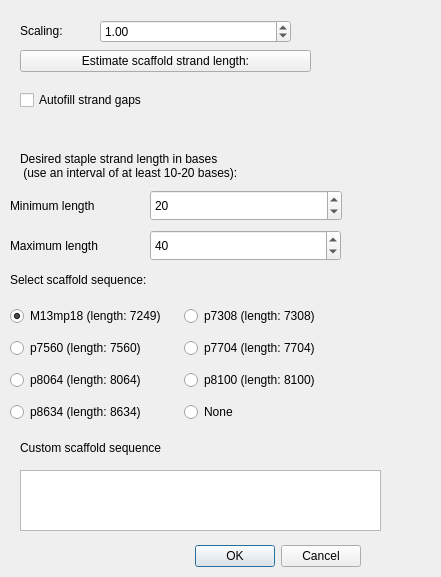
<?xml version="1.0" encoding="UTF-8"?>
<ui version="4.0">
 <class>AtrailDialog</class>
 <widget class="QDialog" name="AtrailDialog">
  <property name="geometry">
   <rect>
    <x>0</x>
    <y>0</y>
    <width>441</width>
    <height>577</height>
   </rect>
  </property>
  <property name="windowTitle">
   <string>Dialog</string>
  </property>
  <widget class="QDialogButtonBox" name="buttonBox">
   <property name="geometry">
    <rect>
     <x>20</x>
     <y>540</y>
     <width>341</width>
     <height>32</height>
    </rect>
   </property>
   <property name="orientation">
    <enum>Qt::Horizontal</enum>
   </property>
   <property name="standardButtons">
    <set>QDialogButtonBox::Cancel|QDialogButtonBox::Ok</set>
   </property>
  </widget>
  <widget class="QLabel" name="label_2">
   <property name="geometry">
    <rect>
     <x>10</x>
     <y>190</y>
     <width>131</width>
     <height>31</height>
    </rect>
   </property>
   <property name="text">
    <string>Minimum length</string>
   </property>
  </widget>
  <widget class="QLabel" name="label_3">
   <property name="geometry">
    <rect>
     <x>10</x>
     <y>230</y>
     <width>131</width>
     <height>31</height>
    </rect>
   </property>
   <property name="text">
    <string>Maximum length</string>
   </property>
  </widget>
  <widget class="QLabel" name="label_4">
   <property name="geometry">
    <rect>
     <x>20</x>
     <y>140</y>
     <width>311</width>
     <height>51</height>
    </rect>
   </property>
   <property name="layoutDirection">
    <enum>Qt::LeftToRight</enum>
   </property>
   <property name="text">
    <string>Desired staple strand length in bases
 (use an interval of at least 10-20 bases):</string>
   </property>
   <property name="wordWrap">
    <bool>true</bool>
   </property>
  </widget>
  <widget class="QSpinBox" name="spinBox">
   <property name="geometry">
    <rect>
     <x>150</x>
     <y>190</y>
     <width>192</width>
     <height>31</height>
    </rect>
   </property>
   <property name="minimum">
    <number>10</number>
   </property>
   <property name="value">
    <number>20</number>
   </property>
  </widget>
  <widget class="QSpinBox" name="spinBox_2">
   <property name="geometry">
    <rect>
     <x>150</x>
     <y>230</y>
     <width>191</width>
     <height>31</height>
    </rect>
   </property>
   <property name="minimum">
    <number>20</number>
   </property>
   <property name="value">
    <number>40</number>
   </property>
  </widget>
  <widget class="QLabel" name="label">
   <property name="geometry">
    <rect>
     <x>20</x>
     <y>20</y>
     <width>51</width>
     <height>21</height>
    </rect>
   </property>
   <property name="text">
    <string>Scaling:</string>
   </property>
  </widget>
  <widget class="QDoubleSpinBox" name="doubleSpinBox">
   <property name="geometry">
    <rect>
     <x>100</x>
     <y>20</y>
     <width>191</width>
     <height>23</height>
    </rect>
   </property>
   <property name="value">
    <double>1.000000000000000</double>
   </property>
  </widget>
  <widget class="QPushButton" name="pushButton">
   <property name="geometry">
    <rect>
     <x>20</x>
     <y>50</y>
     <width>291</width>
     <height>22</height>
    </rect>
   </property>
   <property name="text">
    <string>Estimate scaffold strand length:</string>
   </property>
  </widget>
  <widget class="QWidget" name="verticalLayoutWidget">
   <property name="geometry">
    <rect>
     <x>20</x>
     <y>80</y>
     <width>231</width>
     <height>41</height>
    </rect>
   </property>
   <layout class="QVBoxLayout" name="verticalLayout">
    <item>
     <widget class="QCheckBox" name="autofillStrandGaps">
      <property name="text">
       <string>Autofill strand gaps</string>
      </property>
     </widget>
    </item>
   </layout>
  </widget>
  <widget class="QPlainTextEdit" name="plainTextEdit">
   <property name="geometry">
    <rect>
     <x>20</x>
     <y>470</y>
     <width>361</width>
     <height>61</height>
    </rect>
   </property>
  </widget>
  <widget class="QLabel" name="label_6">
   <property name="geometry">
    <rect>
     <x>20</x>
     <y>440</y>
     <width>141</width>
     <height>16</height>
    </rect>
   </property>
   <property name="text">
    <string>Custom scaffold sequence:</string>
   </property>
  </widget>
  <widget class="QLabel" name="label_5">
   <property name="geometry">
    <rect>
     <x>10</x>
     <y>270</y>
     <width>211</width>
     <height>20</height>
    </rect>
   </property>
   <property name="text">
    <string>Select scaffold sequence:</string>
   </property>
  </widget>
  <widget class="QWidget" name="gridLayoutWidget">
   <property name="geometry">
    <rect>
     <x>10</x>
     <y>300</y>
     <width>341</width>
     <height>131</height>
    </rect>
   </property>
   <layout class="QGridLayout" name="gridLayout">
    <item row="0" column="1">
     <widget class="QRadioButton" name="radioButton_4">
      <property name="text">
       <string>p7308 (length: 7308)</string>
      </property>
     </widget>
    </item>
    <item row="2" column="1">
     <widget class="QRadioButton" name="radioButton_6">
      <property name="text">
       <string>p8100 (length: 8100)</string>
      </property>
     </widget>
    </item>
    <item row="3" column="1">
     <widget class="QRadioButton" name="radioButton_8">
      <property name="text">
       <string>None</string>
      </property>
     </widget>
    </item>
    <item row="1" column="0">
     <widget class="QRadioButton" name="radioButton_2">
      <property name="text">
       <string>p7560 (length: 7560)</string>
      </property>
     </widget>
    </item>
    <item row="2" column="0">
     <widget class="QRadioButton" name="radioButton_5">
      <property name="text">
       <string>p8064 (length: 8064)</string>
      </property>
     </widget>
    </item>
    <item row="0" column="0">
     <widget class="QRadioButton" name="radioButton">
      <property name="text">
       <string>M13mp18 (length: 7249)</string>
      </property>
      <property name="checked">
       <bool>true</bool>
      </property>
     </widget>
    </item>
    <item row="1" column="1">
     <widget class="QRadioButton" name="radioButton_3">
      <property name="text">
       <string>p7704 (length: 7704)</string>
      </property>
     </widget>
    </item>
    <item row="3" column="0">
     <widget class="QRadioButton" name="radioButton_7">
      <property name="text">
       <string>p8634 (length: 8634)</string>
      </property>
     </widget>
    </item>
   </layout>
  </widget>
  <widget class="QLabel" name="label_7">
   <property name="geometry">
    <rect>
     <x>330</x>
     <y>50</y>
     <width>61</width>
     <height>21</height>
    </rect>
   </property>
   <property name="text">
    <string/>
   </property>
  </widget>
  <zorder>label_2</zorder>
  <zorder>label_3</zorder>
  <zorder>label_4</zorder>
  <zorder>spinBox</zorder>
  <zorder>spinBox_2</zorder>
  <zorder>label</zorder>
  <zorder>doubleSpinBox</zorder>
  <zorder>pushButton</zorder>
  <zorder>verticalLayoutWidget</zorder>
  <zorder>plainTextEdit</zorder>
  <zorder>label_6</zorder>
  <zorder>buttonBox</zorder>
  <zorder>label_5</zorder>
  <zorder>gridLayoutWidget</zorder>
  <zorder>label_7</zorder>
 </widget>
 <resources/>
 <connections>
  <connection>
   <sender>buttonBox</sender>
   <signal>accepted()</signal>
   <receiver>AtrailDialog</receiver>
   <slot>accept()</slot>
   <hints>
    <hint type="sourcelabel">
     <x>248</x>
     <y>254</y>
    </hint>
    <hint type="destinationlabel">
     <x>157</x>
     <y>274</y>
    </hint>
   </hints>
  </connection>
  <connection>
   <sender>buttonBox</sender>
   <signal>rejected()</signal>
   <receiver>AtrailDialog</receiver>
   <slot>reject()</slot>
   <hints>
    <hint type="sourcelabel">
     <x>316</x>
     <y>260</y>
    </hint>
    <hint type="destinationlabel">
     <x>286</x>
     <y>274</y>
    </hint>
   </hints>
  </connection>
 </connections>
</ui>
